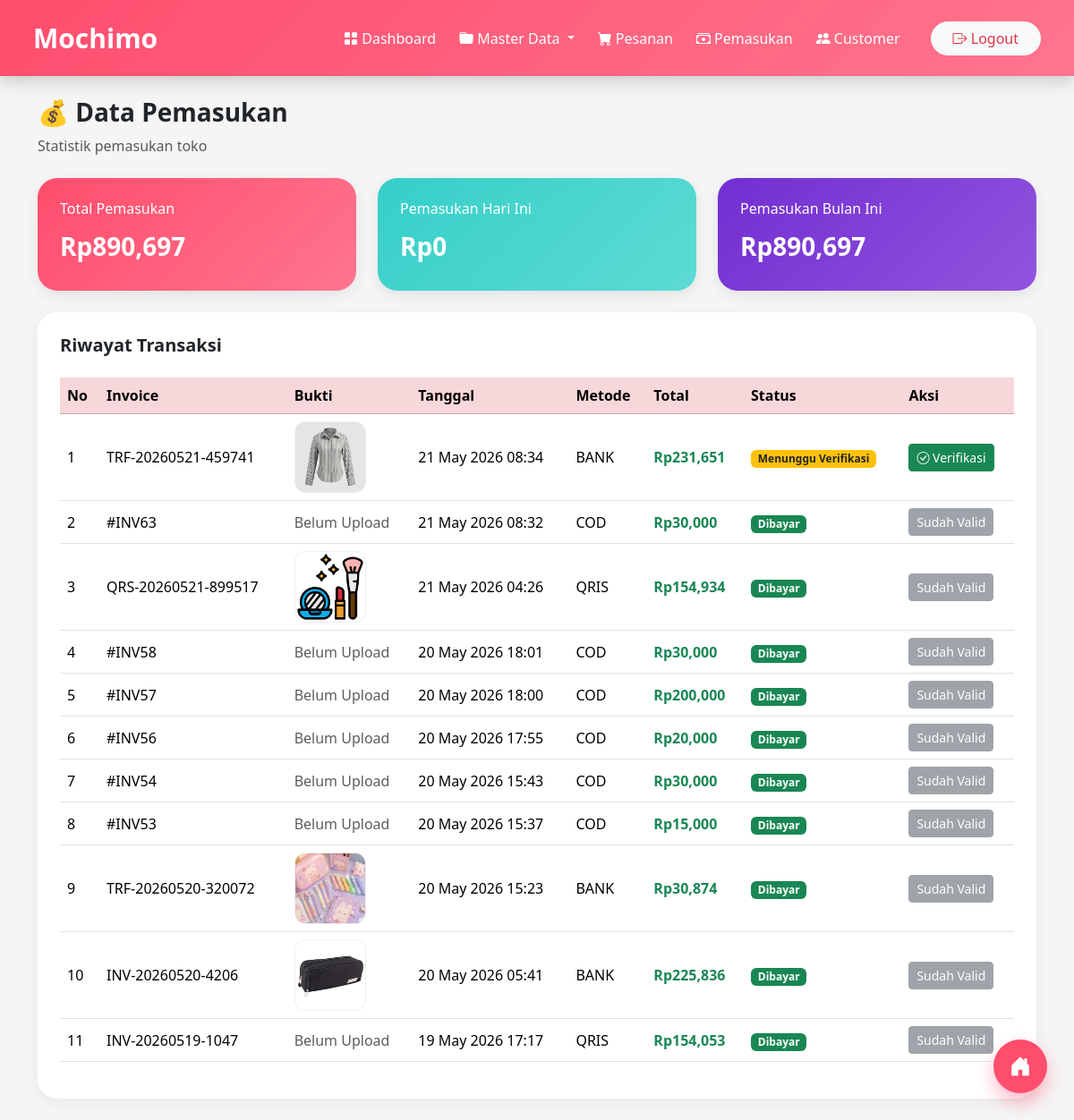
Page /admin/pemasukan.php (signed in) on the committed database.
### tables this page shows
CREATE TABLE `pesanan` (
  `id_pesanan` int NOT NULL,
  `id_user` int DEFAULT NULL,
  `tanggal_pesan` datetime DEFAULT CURRENT_TIMESTAMP,
  `total` int NOT NULL,
  `diskon` int NOT NULL,
  `total_bayar` int DEFAULT NULL,
  `status` enum('menunggu pembayaran','diproses','dikirim','selesai','dibatalkan') DEFAULT 'menunggu pembayaran',
  `alamat_pengiriman` text,
  `metode_pembayaran` varchar(50) DEFAULT NULL,
  `nomor_pesanan` varchar(50) DEFAULT NULL,
  `bank_tujuan` varchar(100) DEFAULT NULL,
  `bukti_pembayaran` varchar(255) DEFAULT NULL,
  `status_pembayaran` enum('pending','menunggu_verifikasi','dibayar','expired','belum dibayar') NOT NULL DEFAULT 'pending',
  `batas_pembayaran` datetime DEFAULT NULL,
  `waktu_dikirim` datetime DEFAULT NULL,
  `waktu_selesai` datetime DEFAULT NULL,
  `nomor_pembayaran` varchar(50) DEFAULT NULL,
  `is_read` tinyint(1) DEFAULT '0'
);

### admin/pemasukan.php (the view, shortened to what this page needs)
<?php
include 'koneksi.php';
$q_total = mysqli_query($conn,"
SELECT SUM(total_bayar) AS total
FROM pesanan
WHERE status_pembayaran='dibayar'
");
$data_total = mysqli_fetch_assoc($q_total);
$total_pemasukan =
$data_total['total'] ?? 0;
$q_hari = mysqli_query($conn,"
SELECT SUM(total_bayar) AS total
FROM pesanan
WHERE
status_pembayaran='dibayar'
AND DATE(tanggal_pesan)=CURDATE()
");
$data_hari = mysqli_fetch_assoc($q_hari);
$pemasukan_hari =
$data_hari['total'] ?? 0;
$q_bulan = mysqli_query($conn,"
SELECT SUM(total_bayar) AS total
FROM pesanan
WHERE
status_pembayaran='dibayar'
AND MONTH(tanggal_pesan)=MONTH(CURDATE())
AND YEAR(tanggal_pesan)=YEAR(CURDATE())
");
$data_bulan = mysqli_fetch_assoc($q_bulan);
$pemasukan_bulan =
$data_bulan['total'] ?? 0;
$q_transaksi = mysqli_query($conn,"
SELECT *
FROM pesanan
WHERE
status_pembayaran IN (
    'menunggu_verifikasi',
    'dibayar'
)
ORDER BY id_pesanan DESC
");
?>
<!DOCTYPE html>
<html lang="id">
<head>
    <link
    href="https://cdn.jsdelivr.net/npm/bootstrap@5.3.3/dist/css/bootstrap.min.css"
    rel="stylesheet">
    <link
    rel="stylesheet"
    href="https://cdn.jsdelivr.net/npm/bootstrap-icons@1.11.3/font/bootstrap-icons.min.css">
</head>
<body>
<a href="dashboard.php" class="fab-dashboard" title="Kembali ke Dashboard">
    <i class="bi bi-house-door-fill" style="font-size: 24px;"></i>
</a>
<nav class="navbar navbar-expand-lg navbar-dark shadow">
    <div class="container-fluid">
        <a class="navbar-brand text-white"
           href="dashboard.php">
            Mochimo
        </a>
        <div class="collapse navbar-collapse"
             id="navbarAdmin">
            <ul class="navbar-nav ms-auto align-items-lg-center">
                <li class="nav-item">
                    <a class="nav-link"
                       href="dashboard.php">
                        <i class="bi bi-grid-fill"></i>
                        Dashboard
                    </a>
                </li>
                <li class="nav-item dropdown">
                    <a class="nav-link dropdown-toggle"
                       data-bs-toggle="dropdown">
                        <i class="bi bi-folder-fill"></i>
                        Master Data
                    </a>
                </li>
                <li class="nav-item">
                    <a class="nav-link"
                       href="pesanan.php">
                        <i class="bi bi-cart-fill"></i>
                        Pesanan
                    </a>
                </li>
                <li class="nav-item">
                    <a class="nav-link active"
                       href="pemasukan.php">
                        <i class="bi bi-cash-stack"></i>
                        Pemasukan
                    </a>
                </li>
                <li class="nav-item">
                    <a class="nav-link"
                       href="customer.php">
                        <i class="bi bi-people-fill"></i>
                        Customer
                    </a>
                </li>
                <li class="nav-item ms-lg-3">
                    <a href="logout.php"
                       class="btn btn-light text-danger px-4 rounded-pill">
                        <i class="bi bi-box-arrow-right"></i>
                        Logout
                    </a>
                </li>
            </ul>
        </div>
    </div>
</nav>
<div class="container py-4">
    <div class="mb-4">
        <h3 class="fw-bold">
            💰 Data Pemasukan
        </h3>
        <p class="text-muted">
            Statistik pemasukan toko
        </p>
    </div>
    <div class="row g-4 mb-4">
        <div class="col-md-4">
            <div class="card-box bg-total">
                <h6>Total Pemasukan</h6>
                <h3 class="fw-bold mt-3">
                    Rp<?= number_format($total_pemasukan) ?>
                </h3>
            </div>
        </div>
        <div class="col-md-4">
            <div class="card-box bg-hari">
                <h6>Pemasukan Hari Ini</h6>
                <h3 class="fw-bold mt-3">
                    Rp<?= number_format($pemasukan_hari) ?>
                </h3>
            </div>
        </div>
        <div class="col-md-4">
            <div class="card-box bg-bulan">
                <h6>Pemasukan Bulan Ini</h6>
                <h3 class="fw-bold mt-3">
                    Rp<?= number_format($pemasukan_bulan) ?>
                </h3>
            </div>
        </div>
    </div>
    <div class="table-card">
        <h5 class="fw-bold mb-4">
            Riwayat Transaksi
        </h5>
        <div class="table-responsive">
            <table class="table table-hover align-middle">
                <thead class="table-danger">
                    <tr>
                        <th>No</th>
                        <th>Invoice</th>
                        <th>Bukti</th>
                        <th>Tanggal</th>
                        <th>Metode</th>
                        <th>Total</th>
                        <th>Status</th>
                        <th>Aksi</th>
                    </tr>
                </thead>
                <tbody>
                    <?php
                    $no = 1;
                    while($trx = mysqli_fetch_assoc($q_transaksi)):
                    ?>
                    <tr>
                        <td>
                            <?= $no++ ?>
                        </td>
                        <td>
                            <?= $trx['nomor_pembayaran']
                            ?: '#INV'.$trx['id_pesanan'] ?>
                        </td>
                        <td>
                            <?php if(!empty($trx['bukti_pembayaran'])): ?>
                                <a
                                href="../upload/bukti/<?= $trx['bukti_pembayaran'] ?>"
                                target="_blank"
                                >
                                    <img
                                    src="../upload/bukti/<?= $trx['bukti_pembayaran'] ?>"
                                    class="img-bukti">
                                </a>
                            <?php else: ?>
                                <span class="text-muted">
                                    Belum Upload
                                </span>
                            <?php endif; ?>
                        </td>
                        <td>
                            <?= date(
                                'd M Y H:i',
                                strtotime($trx['tanggal_pesan'])
                            ) ?>
                        </td>
                        <td>
                            <?= strtoupper($trx['metode_pembayaran']) ?>
                        </td>
                        <td class="fw-bold text-success">
                            Rp<?= number_format(
                                $trx['total_bayar']
                            ) ?>
                        </td>
                        <td>
                            <?php if(
                                $trx['status_pembayaran']
                                == 'dibayar'
                            ): ?>
                                <span class="badge bg-success">
                                    Dibayar
                                </span>
                            <?php else: ?>
                                <span class="badge bg-warning text-dark">
                                    Menunggu Verifikasi
                                </span>
                            <?php endif; ?>
                        </td>
                        <td>
                            <?php if(
                                $trx['status_pembayaran']
                                == 'menunggu_verifikasi'
                            ): ?>
                                <a
                                href="verifikasi_pembayaran.php?id=<?= $trx['id_pesanan'] ?>"
                                class="btn btn-success btn-sm"
                                onclick="return confirm('Verifikasi pembayaran ini?')"
                                >
                                    <i class="bi bi-check-circle"></i>
                                    Verifikasi
                                </a>
                            <?php else: ?>
                                <button
                                class="btn btn-secondary btn-sm"
                                disabled
                                >
                                    Sudah Valid
                                </button>
                            <?php endif; ?>
                        </td>
                    </tr>
                    <?php endwhile; ?>
                </tbody>
            </table>
        </div>
    </div>
</div>
</body>
</html>

### admin/pemasukan.php (style rules this page uses)
body { background:#f5f5f5; font-family:'Segoe UI',sans-serif; }
.navbar { background:linear-gradient(135deg,#ff4d6d,#ff758f); padding:15px 25px; }
.navbar-brand { font-size:30px; font-weight:800; }
.nav-link { color:white !important; margin-right:10px; font-weight:500; transition:0.3s; }
.card-box { border:none; border-radius:22px; padding:25px; color:white; box-shadow:0 5px 15px rgba(0,0,0,0.08); }
.bg-total { background:linear-gradient(135deg,#ff4d6d,#ff758f); }
.bg-hari { background:linear-gradient(135deg,#36cfc9,#5cdbd3); }
.bg-bulan { background:linear-gradient(135deg,#722ed1,#9254de); }
.table-card { background:white; border-radius:22px; padding:25px; box-shadow:0 5px 15px rgba(0,0,0,0.05); }
.img-bukti { width:80px; height:80px; object-fit:cover; border-radius:12px; border:1px solid #eee; }
.fab-dashboard { position: fixed; bottom: 30px; right: 30px; width: 60px; height: 60px; background: #ff4d6d; color: white; border-radius: 50%; display: flex; align-items: center; justify-content: center; box-shadow: 0 10px 20px rgba(255, 77, 109, 0.4); z-index: 9999; text-decoration: none; transition: 0.3s; }

### rows in the picture
pesanan: nomor_pembayaran "TRF-20260521-459741", bukti_pembayaran (picture), tanggal_pesan "21 May 2026 08:34", metode_pembayaran "BANK", total_bayar "231,651", shows "Menunggu Verifikasi"
pesanan: nomor_pembayaran+id_pesanan "#INV63", shows "Belum Upload", tanggal_pesan "21 May 2026 08:32", metode_pembayaran "COD", total_bayar "30,000", status_pembayaran "Dibayar"
pesanan: nomor_pembayaran "QRS-20260521-899517", bukti_pembayaran (picture), tanggal_pesan "21 May 2026 04:26", metode_pembayaran "QRIS", total_bayar "154,934", status_pembayaran "Dibayar"
pesanan: nomor_pembayaran+id_pesanan "#INV58", shows "Belum Upload", tanggal_pesan "20 May 2026 18:01", metode_pembayaran "COD", total_bayar "30,000", status_pembayaran "Dibayar"
pesanan: nomor_pembayaran+id_pesanan "#INV57", shows "Belum Upload", tanggal_pesan "20 May 2026 18:00", metode_pembayaran "COD", total_bayar "200,000", status_pembayaran "Dibayar"
pesanan: nomor_pembayaran+id_pesanan "#INV56", shows "Belum Upload", tanggal_pesan "20 May 2026 17:55", metode_pembayaran "COD", total_bayar "20,000", status_pembayaran "Dibayar"
pesanan: nomor_pembayaran+id_pesanan "#INV54", shows "Belum Upload", tanggal_pesan "20 May 2026 15:43", metode_pembayaran "COD", total_bayar "30,000", status_pembayaran "Dibayar"
pesanan: nomor_pembayaran+id_pesanan "#INV53", shows "Belum Upload", tanggal_pesan "20 May 2026 15:37", metode_pembayaran "COD", total_bayar "15,000", status_pembayaran "Dibayar"
pesanan: nomor_pembayaran "TRF-20260520-320072", bukti_pembayaran (picture), tanggal_pesan "20 May 2026 15:23", metode_pembayaran "BANK", total_bayar "30,874", status_pembayaran "Dibayar"
pesanan: nomor_pembayaran "INV-20260520-4206", bukti_pembayaran (picture), tanggal_pesan "20 May 2026 05:41", metode_pembayaran "BANK", total_bayar "225,836", status_pembayaran "Dibayar"
pesanan: nomor_pembayaran "INV-20260519-1047", shows "Belum Upload", tanggal_pesan "19 May 2026 17:17", metode_pembayaran "QRIS", total_bayar "154,053", status_pembayaran "Dibayar"

### other values in the picture
$total_pemasukan "890,697"
$pemasukan_hari "0"
$pemasukan_bulan "890,697"
